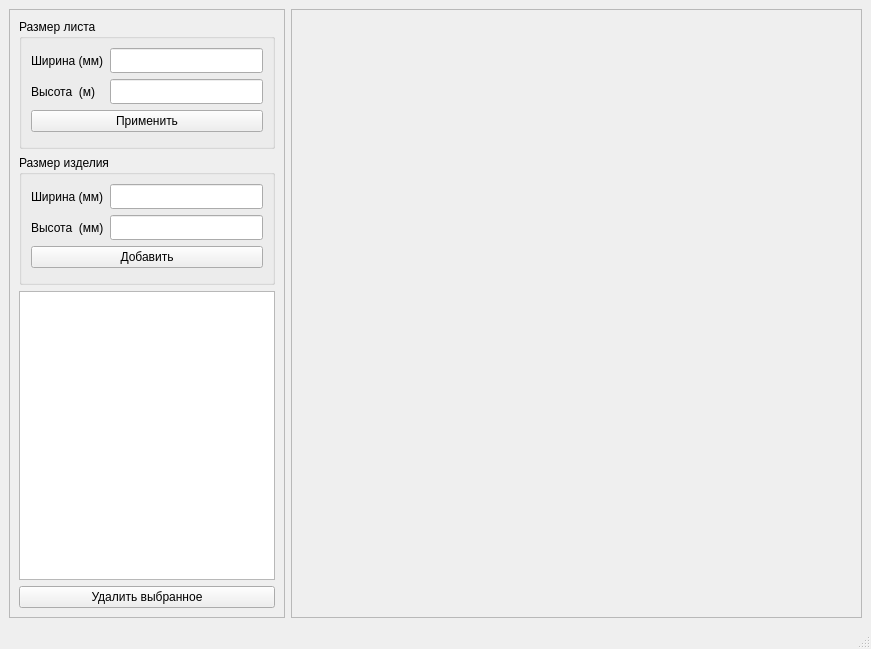
<?xml version="1.0" encoding="UTF-8"?>
<ui version="4.0">
 <class>MainWindow</class>
 <widget class="QMainWindow" name="MainWindow">
  <property name="geometry">
   <rect>
    <x>0</x>
    <y>0</y>
    <width>871</width>
    <height>649</height>
   </rect>
  </property>
  <property name="sizePolicy">
   <sizepolicy hsizetype="Expanding" vsizetype="Expanding">
    <horstretch>0</horstretch>
    <verstretch>0</verstretch>
   </sizepolicy>
  </property>
  <property name="minimumSize">
   <size>
    <width>871</width>
    <height>649</height>
   </size>
  </property>
  <property name="windowTitle">
   <string>Раскрой листов</string>
  </property>
  <widget class="QWidget" name="centralwidget">
   <layout class="QFormLayout" name="formLayout">
    <item row="0" column="0">
     <widget class="QFrame" name="frame">
      <property name="frameShape">
       <enum>QFrame::StyledPanel</enum>
      </property>
      <property name="frameShadow">
       <enum>QFrame::Raised</enum>
      </property>
      <layout class="QVBoxLayout" name="verticalLayout">
       <item>
        <widget class="QGroupBox" name="groupBox_1">
         <property name="minimumSize">
          <size>
           <width>185</width>
           <height>130</height>
          </size>
         </property>
         <property name="maximumSize">
          <size>
           <width>18500</width>
           <height>130</height>
          </size>
         </property>
         <property name="title">
          <string>Размер листа</string>
         </property>
         <layout class="QFormLayout" name="formLayout_2">
          <item row="0" column="0">
           <widget class="QLabel" name="label_5">
            <property name="minimumSize">
             <size>
              <width>0</width>
              <height>25</height>
             </size>
            </property>
            <property name="maximumSize">
             <size>
              <width>16777215</width>
              <height>25</height>
             </size>
            </property>
            <property name="text">
             <string>Ширина (мм)</string>
            </property>
           </widget>
          </item>
          <item row="0" column="1">
           <widget class="QLineEdit" name="lineEditSheetWidth">
            <property name="minimumSize">
             <size>
              <width>0</width>
              <height>25</height>
             </size>
            </property>
            <property name="maximumSize">
             <size>
              <width>16777215</width>
              <height>25</height>
             </size>
            </property>
           </widget>
          </item>
          <item row="1" column="0">
           <widget class="QLabel" name="label_6">
            <property name="minimumSize">
             <size>
              <width>0</width>
              <height>25</height>
             </size>
            </property>
            <property name="maximumSize">
             <size>
              <width>16777215</width>
              <height>25</height>
             </size>
            </property>
            <property name="text">
             <string>Высота  (м)</string>
            </property>
           </widget>
          </item>
          <item row="1" column="1">
           <widget class="QLineEdit" name="lineEditSheetHeight">
            <property name="minimumSize">
             <size>
              <width>0</width>
              <height>25</height>
             </size>
            </property>
            <property name="maximumSize">
             <size>
              <width>16777215</width>
              <height>25</height>
             </size>
            </property>
           </widget>
          </item>
          <item row="2" column="0" colspan="2">
           <widget class="QPushButton" name="pushButtonApply">
            <property name="text">
             <string>Применить</string>
            </property>
           </widget>
          </item>
         </layout>
        </widget>
       </item>
       <item>
        <widget class="QGroupBox" name="groupBox_2">
         <property name="minimumSize">
          <size>
           <width>185</width>
           <height>130</height>
          </size>
         </property>
         <property name="maximumSize">
          <size>
           <width>18500</width>
           <height>130</height>
          </size>
         </property>
         <property name="title">
          <string>Размер изделия</string>
         </property>
         <layout class="QFormLayout" name="formLayout_3">
          <item row="0" column="0">
           <widget class="QLabel" name="label_3">
            <property name="minimumSize">
             <size>
              <width>0</width>
              <height>25</height>
             </size>
            </property>
            <property name="maximumSize">
             <size>
              <width>16777215</width>
              <height>25</height>
             </size>
            </property>
            <property name="text">
             <string>Ширина (мм)</string>
            </property>
           </widget>
          </item>
          <item row="0" column="1">
           <widget class="QLineEdit" name="lineEditPieceWidth">
            <property name="minimumSize">
             <size>
              <width>0</width>
              <height>25</height>
             </size>
            </property>
            <property name="maximumSize">
             <size>
              <width>16777215</width>
              <height>25</height>
             </size>
            </property>
           </widget>
          </item>
          <item row="1" column="0">
           <widget class="QLabel" name="label_4">
            <property name="minimumSize">
             <size>
              <width>0</width>
              <height>25</height>
             </size>
            </property>
            <property name="maximumSize">
             <size>
              <width>16777215</width>
              <height>25</height>
             </size>
            </property>
            <property name="text">
             <string>Высота  (мм)</string>
            </property>
           </widget>
          </item>
          <item row="1" column="1">
           <widget class="QLineEdit" name="lineEditPieceHeight">
            <property name="minimumSize">
             <size>
              <width>0</width>
              <height>25</height>
             </size>
            </property>
            <property name="maximumSize">
             <size>
              <width>16777215</width>
              <height>25</height>
             </size>
            </property>
           </widget>
          </item>
          <item row="2" column="0" colspan="2">
           <widget class="QPushButton" name="pushButtonAdd">
            <property name="text">
             <string>Добавить</string>
            </property>
           </widget>
          </item>
         </layout>
        </widget>
       </item>
       <item>
        <widget class="QListWidget" name="listWidget">
         <property name="selectionMode">
          <enum>QAbstractItemView::MultiSelection</enum>
         </property>
        </widget>
       </item>
       <item>
        <widget class="QPushButton" name="pushButtonDel">
         <property name="text">
          <string>Удалить выбранное</string>
         </property>
        </widget>
       </item>
      </layout>
     </widget>
    </item>
    <item row="0" column="1">
     <widget class="QFrame" name="frame_2">
      <property name="sizePolicy">
       <sizepolicy hsizetype="Expanding" vsizetype="Expanding">
        <horstretch>0</horstretch>
        <verstretch>0</verstretch>
       </sizepolicy>
      </property>
      <property name="minimumSize">
       <size>
        <width>571</width>
        <height>609</height>
       </size>
      </property>
      <property name="maximumSize">
       <size>
        <width>16777215</width>
        <height>16777215</height>
       </size>
      </property>
      <property name="frameShape">
       <enum>QFrame::StyledPanel</enum>
      </property>
      <property name="frameShadow">
       <enum>QFrame::Raised</enum>
      </property>
     </widget>
    </item>
   </layout>
  </widget>
  <widget class="QStatusBar" name="statusbar"/>
 </widget>
 <resources/>
 <connections/>
</ui>
